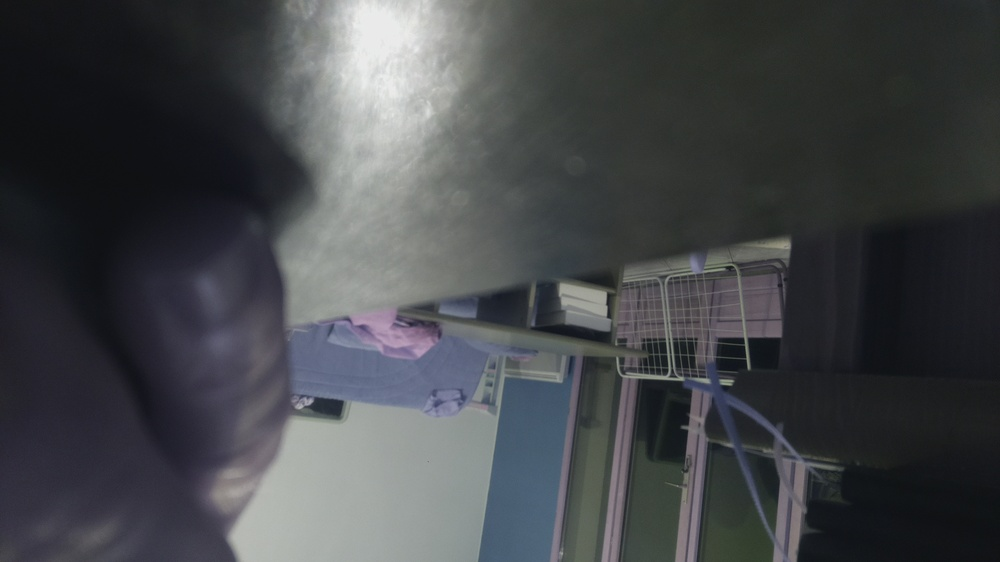
#> input picture Chap7/script/save0.jpeg, 1000 x 562 px, shrunk from 1920 x 1080 before the run
$ python skim_prewitt.py
#> lines starting #> are read from the running program, lines starting #| are printed output that depends on the picture; long printed decimals are rounded
from skimage.io import imread
from skimage.io import imshow
from skimage.io import imsave
from skimage.io import show
from skimage.color import rgb2gray
import numpy as np


def normalisation(img, maxi, mini):
    img = np.divide((img-mini), (maxi-mini))
    img *= 255

    return img


if __name__ == '__main__':

    im_a = imread("./save0.jpeg")
#> im_a is the input picture: shape (562, 1000, 3); mean R, G, B 67.8, 70.1, 73.1
    im_b = imread("./save1.jpeg")
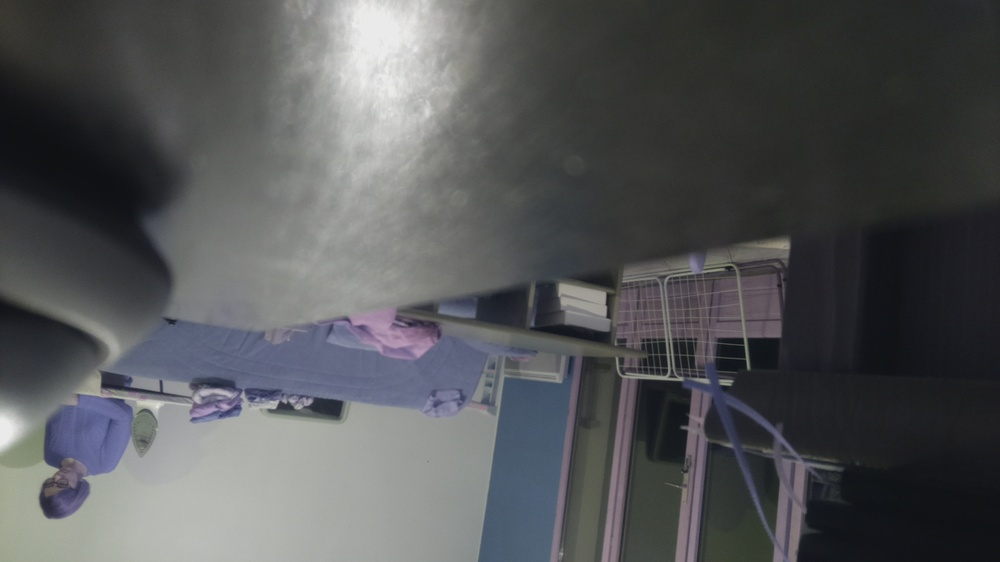
#> input picture Chap7/script/save1.jpeg, 1000 x 562 px, shrunk from 1920 x 1080 before the run
#> im_b is the input picture: shape (562, 1000, 3); mean R, G, B 83.7, 85.1, 86.8
    im_a_nv = rgb2gray(im_a)
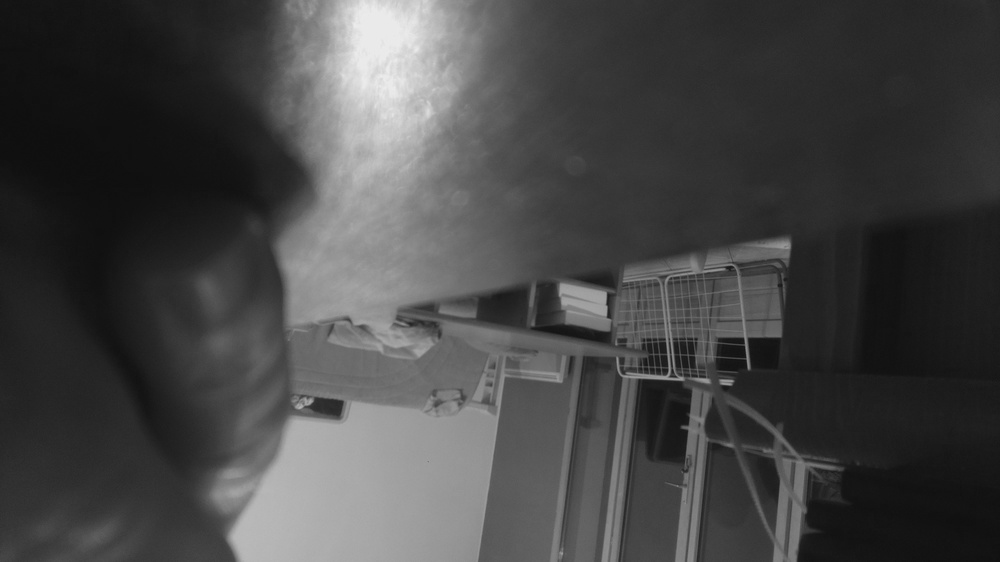
#> im_a_nv: shape (562, 1000) float64; min 0.0586, max 0.931, mean 0.274
    im_b_nv = rgb2gray(im_b)
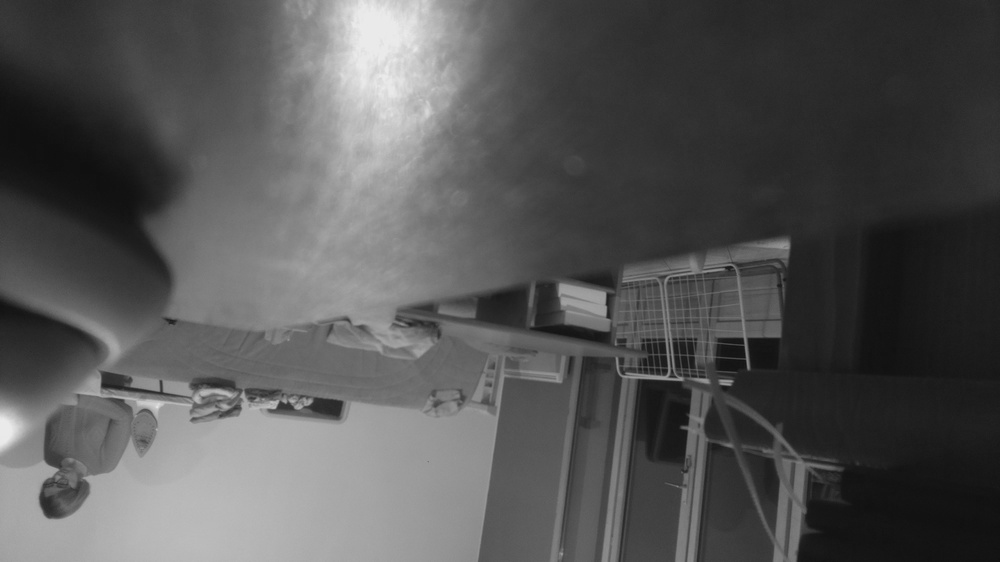
#> im_b_nv: shape (562, 1000) float64; min 0.0625, max 0.929, mean 0.333

    im_res = np.abs(im_a_nv - im_b_nv)
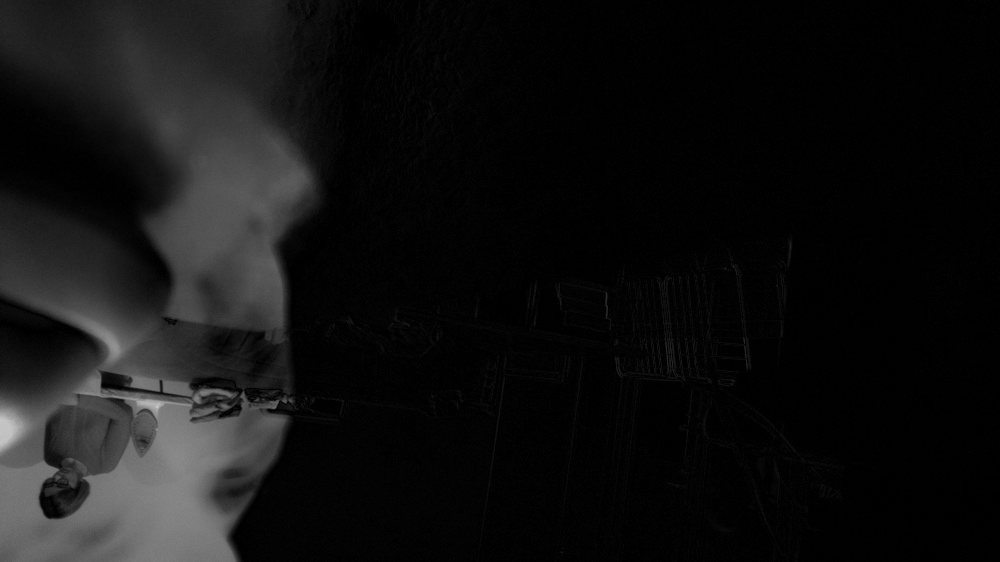
#> im_res: shape (562, 1000) float64; min 0, max 0.781, mean 0.0683
    val_max = np.max(np.max(im_res))
#> val_max = 0.781
    val_min = np.min(np.min(im_res))
#> val_min = 0
    val_mean = np.mean(np.mean(im_res))
#> val_mean = 0.0683

    print("Valeur mini : ", val_min)
#| Valeur mini :  0.0
    print("Valeur maxi : ", val_max)
#| Valeur maxi :  0.7812
    print("Valeur moyenne : ", val_mean)
#| Valeur moyenne :  0.06827

    im_norma = normalisation(im_res, val_max, val_min)
#> in normalisation, `img = np.divide((img-mini), (maxi-mini))`:
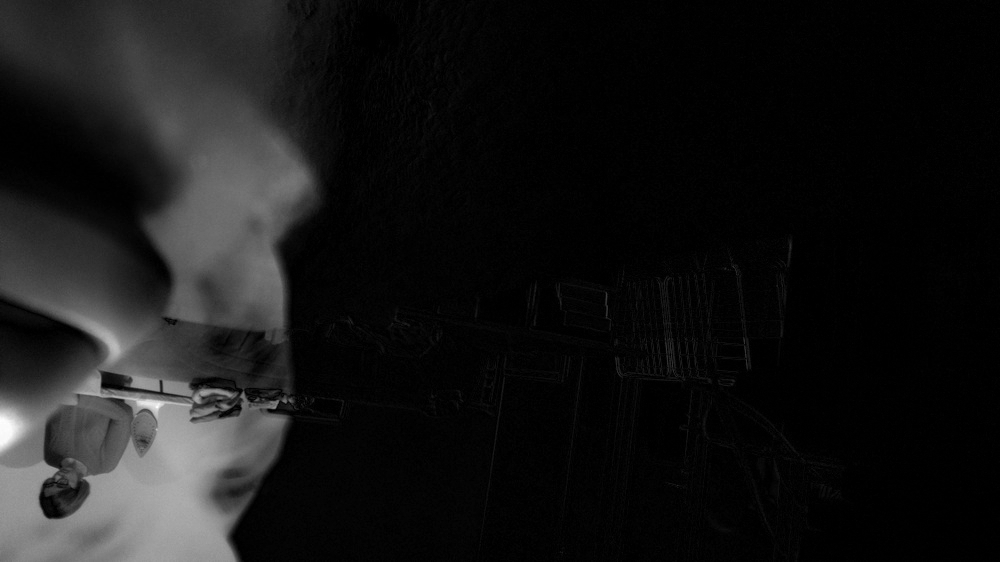
#> img: shape (562, 1000) float64; min 0, max 1, mean 0.0874

    imshow(im_norma)
    show()

#> (the run stopped early here; a loop or call above may not have finished)
